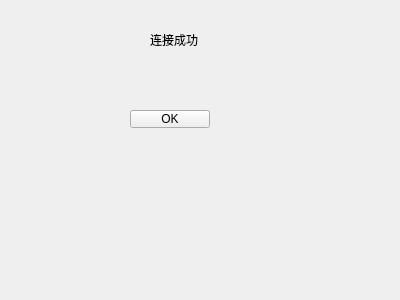
<?xml version="1.0" encoding="UTF-8"?>
<ui version="4.0">
 <class>success</class>
 <widget class="QWidget" name="success">
  <property name="geometry">
   <rect>
    <x>0</x>
    <y>0</y>
    <width>400</width>
    <height>300</height>
   </rect>
  </property>
  <property name="windowTitle">
   <string>Form</string>
  </property>
  <widget class="QPushButton" name="pushButton">
   <property name="geometry">
    <rect>
     <x>130</x>
     <y>110</y>
     <width>80</width>
     <height>18</height>
    </rect>
   </property>
   <property name="text">
    <string>OK</string>
   </property>
  </widget>
  <widget class="QLabel" name="label">
   <property name="geometry">
    <rect>
     <x>150</x>
     <y>30</y>
     <width>121</width>
     <height>20</height>
    </rect>
   </property>
   <property name="text">
    <string>连接成功</string>
   </property>
  </widget>
 </widget>
 <resources/>
 <connections/>
</ui>
